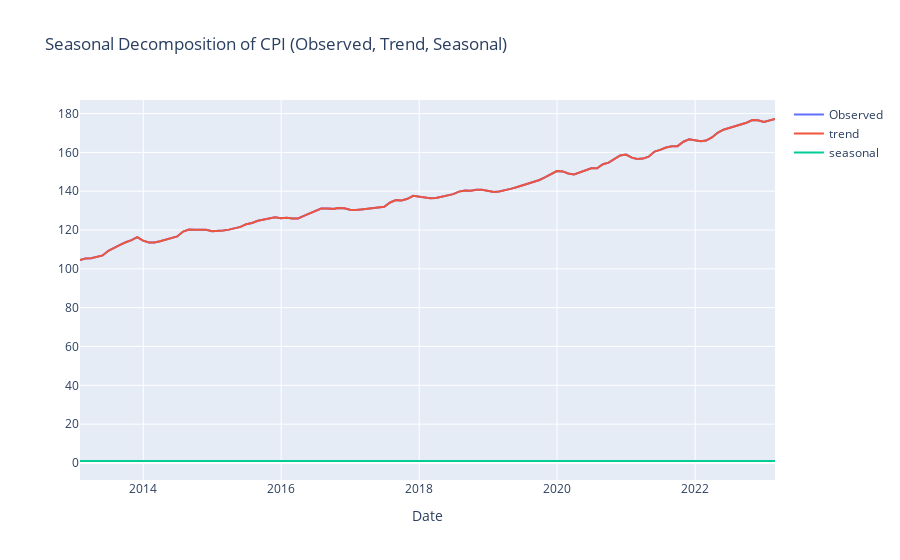

The notebook cell saved with this chart:
### Code cell
fig.add_traces(go.Scatter(x=decompose.observed.index, y=decompose.observed, mode='lines', name='Observed'))
fig.add_trace(go.Scatter(x=decompose.trend.index, y=decompose.trend, mode='lines', name='trend'))
fig.add_traces(go.Scatter(x=decompose.seasonal.index, y=decompose.seasonal, mode='lines',name='seasonal'))
fig.update_layout(title='Seasonal Decomposition of CPI (Observed, Trend, Seasonal)', xaxis_title='Date')
fig.show()
